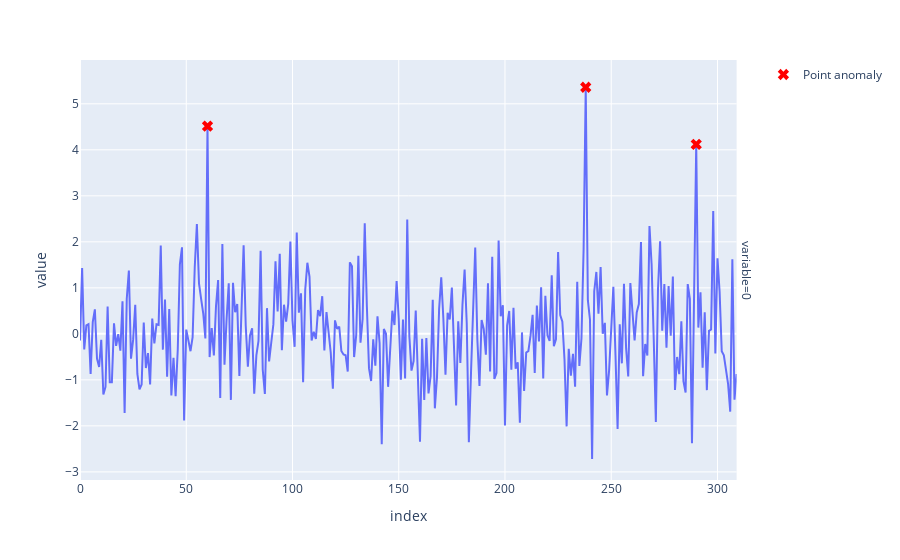

Notebook source saved alongside this figure:
### Markdown cell above
Detect individual data points that are different from the rest of the data.

### Code cell
import numpy as np

from utils import plot_point_anomaly_illustration

df_3outliers = pd.DataFrame(np.random.normal(0, 1, n))
outliers = [60, 238, 290]
df_3outliers.iloc[outliers] = np.random.uniform(
    4, 8, (len(outliers), df_3outliers.shape[1])
)
plot_point_anomaly_illustration(df_3outliers, outliers)

### Figure 1 — Plotly figure (JSON) as saved in the notebook; plotly's stock layout.template omitted (floating-point values rounded to 4 significant figures; data arrays with more than 128 entries replaced by an {"elided": "..."} marker saying what was removed)
{"data": [{"hovertemplate": "variable=0<br>index=%{x}<br>value=%{y}<extra></extra>", "legendgroup": "", "line": {"color": "#636efa", "dash": "solid"}, "marker": {"symbol": "circle"}, "mode": "lines", "name": "", "orientation": "v", "showlegend": false, "type": "scatter", "x": {"elided": "310 int values"}, "xaxis": "x", "y": {"elided": "310 float values"}, "yaxis": "y"}, {"marker": {"color": "red", "size": 10, "symbol": "x"}, "mode": "markers", "name": "Point anomaly", "type": "scatter", "x": [60, 238, 290], "y": [4.513, 5.36, 4.12]}], "layout": {"annotations": [{"font": {}, "showarrow": false, "text": "variable=0", "textangle": 90, "x": 0.98, "xanchor": "left", "xref": "paper", "y": 0.5, "yanchor": "middle", "yref": "paper"}], "legend": {"tracegroupgap": 0}, "margin": {"t": 60}, "xaxis": {"anchor": "y", "domain": [0, 0.98], "title": {"text": "index"}}, "yaxis": {"anchor": "x", "domain": [0, 1], "title": {"text": "value"}}}}
